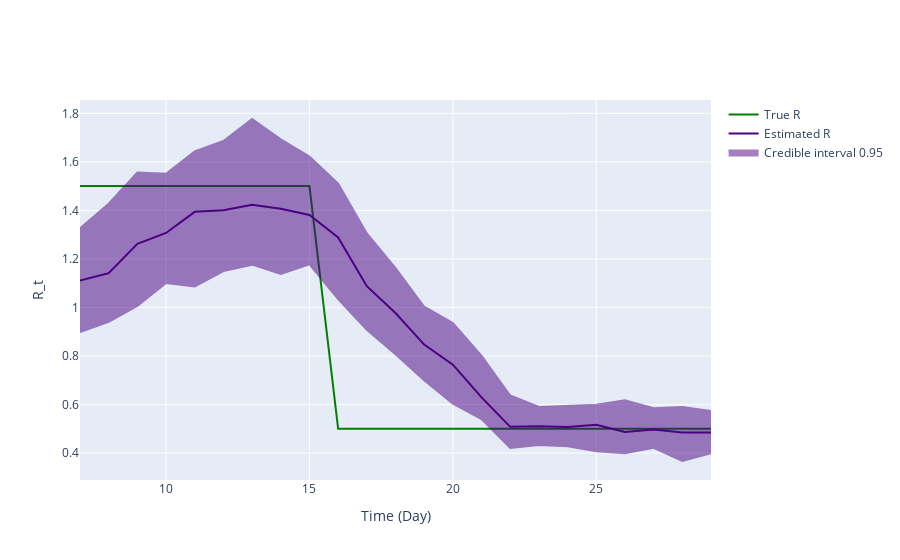

Here is the notebook cell this chart was saved with:
### Markdown cell above
## Inference plot using class method results

### Code cell
fig = ReproductionNumberPlot()

fig.add_ground_truth_rt(ground_truth)
fig.add_interval_rt(new_intervals)

fig.update_labels(time_label='Time (Day)', r_label='R_t')

fig.show_figure()

### Figure 1 — Plotly figure (JSON) as saved in the notebook; plotly's stock layout.template omitted (floating-point values rounded to 4 significant figures)
{"data": [{"line": {"color": "green"}, "mode": "lines", "name": "True R", "type": "scatter", "x": [7, 8, 9, 10, 11, 12, 13, 14, 15, 16, 17, 18, 19, 20, 21, 22, 23, 24, 25, 26, 27, 28, 29], "y": [1.5, 1.5, 1.5, 1.5, 1.5, 1.5, 1.5, 1.5, 1.5, 0.5, 0.5, 0.5, 0.5, 0.5, 0.5, 0.5, 0.5, 0.5, 0.5, 0.5, 0.5, 0.5, 0.5]}, {"line": {"color": "indigo"}, "mode": "lines", "name": "Estimated R", "type": "scatter", "x": [7, 8, 9, 10, 11, 12, 13, 14, 15, 16, 17, 18, 19, 20, 21, 22, 23, 24, 25, 26, 27, 28, 29], "y": [1.111, 1.141, 1.262, 1.307, 1.394, 1.401, 1.423, 1.407, 1.381, 1.289, 1.088, 0.9772, 0.847, 0.7642, 0.6292, 0.508, 0.5103, 0.5077, 0.5165, 0.487, 0.4965, 0.485, 0.4844]}, {"fill": "toself", "fillcolor": "indigo", "line": {"color": "indigo"}, "mode": "lines", "name": "Credible interval 0.95", "opacity": 0.5, "type": "scatter", "x": [7, 8, 9, 10, 11, 12, 13, 14, 15, 16, 17, 18, 19, 20, 21, 22, 23, 24, 25, 26, 27, 28, 29, 29, 28, 27, 26, 25, 24, 23, 22, 21, 20, 19, 18, 17, 16, 15, 14, 13, 12, 11, 10, 9, 8, 7], "y": [1.326, 1.428, 1.556, 1.551, 1.643, 1.686, 1.776, 1.693, 1.622, 1.51, 1.305, 1.162, 1.003, 0.9359, 0.8005, 0.6369, 0.5898, 0.5941, 0.599, 0.6171, 0.5849, 0.5893, 0.5735, 0.3994, 0.3671, 0.4218, 0.3986, 0.4069, 0.4279, 0.4326, 0.4204, 0.5399, 0.6036, 0.7001, 0.8068, 0.908, 1.035, 1.178, 1.138, 1.176, 1.15, 1.086, 1.101, 1.006, 0.9402, 0.8981]}], "layout": {"hovermode": "x unified", "xaxis": {"title": {"text": "Time (Day)"}}, "yaxis": {"title": {"text": "R_t"}}}}
